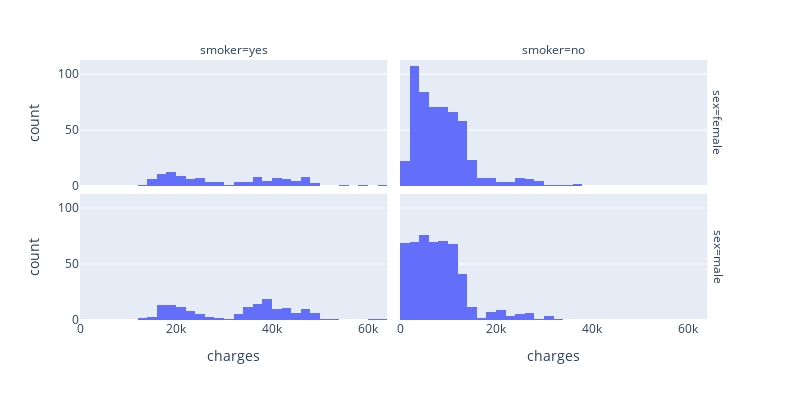

Here is the notebook cell this chart was saved with:
### Markdown cell above
### <a name='6'></a> Exercise 186
Using the _plotly express_ library, build the histogram of the _charges_ variable.

Use the _px.histogram()_ function with the following parameters:
* width = 800
* height = 400
* nbins = 50
* facet_col = 'smoker'
* facet_row = 'sex'

### Code cell
# enter solution here

px.histogram(
    df,
    x="charges",
    width=800,
    height=400,
    nbins=50,
    facet_col="smoker",
    facet_row="sex",
)

### Figure 1 — Plotly figure (JSON) as saved in the notebook; plotly's stock layout.template omitted (floating-point values rounded to 4 significant figures; data arrays with more than 128 entries replaced by an {"elided": "..."} marker saying what was removed)
{"data": [{"alignmentgroup": "True", "bingroup": "x", "hovertemplate": "sex=female<br>smoker=yes<br>charges=%{x}<br>count=%{y}<extra></extra>", "legendgroup": "", "marker": {"color": "#636efa", "pattern": {"shape": ""}}, "name": "", "nbinsx": 50, "offsetgroup": "", "orientation": "v", "showlegend": false, "type": "histogram", "x": [16880.0, 27810.0, 37700.0, 23240.0, 14710.0, 16580.0, 39840.0, 43580.0, 47290.0, 30940.0, 19110.0, 17080.0, 32730.0, 19960.0, 21350.0, 36150.0, 48820.0, 37130.0, 19440.0, 38510.0, 29520.0, 47310.0, 17090.0, 22330.0, 47900.0, 24870.0, 34840.0, 47930.0, 48520.0, 13840.0, 18030.0, 21660.0, 15010.0, 19590.0, 14460.0, 18610.0, 28950.0, 37080.0, 19520.0, 48890.0, 63770.0, 45860.0, 39980.0, 58570.0, 43940.0, 15360.0, 17470.0, 25680.0, 42970.0, 34440.0, 42980.0, 24670.0, 27040.0, 40000.0, 46200.0, 44400.0, 40930.0, 16660.0, 40420.0, 19540.0, 23070.0, 17750.0, 24520.0, 38790.0, 23400.0, 55140.0, 36020.0, 27530.0, 45010.0, 37270.0, 42110.0, 24110.0, 40970.0, 46110.0, 46260.0, 29330.0, 19800.0, 17500.0, 21770.0, 14570.0, 16420.0, 35600.0, 21680.0, 44420.0, 39730.0, 20230.0, 21880.0, 19020.0, 33910.0, 44640.0, 16780.0, 24180.0, 34170.0, 46660.0, 40900.0, 36900.0, 40940.0, 22480.0, 23890.0, 18330.0, 21770.0, 33310.0, 18220.0, 20300.0, 41660.0, 26130.0, 20170.0, 24540.0, 14280.0, 16120.0, 33900.0, 36400.0, 18770.0, 43900.0, 29140.0], "xaxis": "x3", "yaxis": "y3"}, {"alignmentgroup": "True", "bingroup": "x", "hovertemplate": "sex=female<br>smoker=no<br>charges=%{x}<br>count=%{y}<extra></extra>", "legendgroup": "", "marker": {"color": "#636efa", "pattern": {"shape": ""}}, "name": "", "nbinsx": 50, "offsetgroup": "", "orientation": "v", "showlegend": false, "type": "histogram", "x": {"elided": "547 float values"}, "xaxis": "x4", "yaxis": "y4"}, {"alignmentgroup": "True", "bingroup": "x", "hovertemplate": "sex=male<br>smoker=yes<br>charges=%{x}<br>count=%{y}<extra></extra>", "legendgroup": "", "marker": {"color": "#636efa", "pattern": {"shape": ""}}, "name": "", "nbinsx": 50, "offsetgroup": "", "orientation": "v", "showlegend": false, "type": "histogram", "x": {"elided": "159 float values"}, "xaxis": "x", "yaxis": "y"}, {"alignmentgroup": "True", "bingroup": "x", "hovertemplate": "sex=male<br>smoker=no<br>charges=%{x}<br>count=%{y}<extra></extra>", "legendgroup": "", "marker": {"color": "#636efa", "pattern": {"shape": ""}}, "name": "", "nbinsx": 50, "offsetgroup": "", "orientation": "v", "showlegend": false, "type": "histogram", "x": {"elided": "516 float values"}, "xaxis": "x2", "yaxis": "y2"}], "layout": {"annotations": [{"font": {}, "showarrow": false, "text": "smoker=yes", "x": 0.24, "xanchor": "center", "xref": "paper", "y": 1, "yanchor": "bottom", "yref": "paper"}, {"font": {}, "showarrow": false, "text": "smoker=no", "x": 0.74, "xanchor": "center", "xref": "paper", "y": 1, "yanchor": "bottom", "yref": "paper"}, {"font": {}, "showarrow": false, "text": "sex=male", "textangle": 90, "x": 0.98, "xanchor": "left", "xref": "paper", "y": 0.2425, "yanchor": "middle", "yref": "paper"}, {"font": {}, "showarrow": false, "text": "sex=female", "textangle": 90, "x": 0.98, "xanchor": "left", "xref": "paper", "y": 0.7575, "yanchor": "middle", "yref": "paper"}], "barmode": "relative", "height": 400, "legend": {"tracegroupgap": 0}, "margin": {"t": 60}, "width": 800, "xaxis": {"anchor": "y", "domain": [0, 0.48], "title": {"text": "charges"}}, "xaxis2": {"anchor": "y2", "domain": [0.5, 0.98], "matches": "x", "title": {"text": "charges"}}, "xaxis3": {"anchor": "y3", "domain": [0, 0.48], "matches": "x", "showticklabels": false}, "xaxis4": {"anchor": "y4", "domain": [0.5, 0.98], "matches": "x", "showticklabels": false}, "yaxis": {"anchor": "x", "domain": [0, 0.485], "title": {"text": "count"}}, "yaxis2": {"anchor": "x2", "domain": [0, 0.485], "matches": "y", "showticklabels": false}, "yaxis3": {"anchor": "x3", "domain": [0.515, 1], "matches": "y", "title": {"text": "count"}}, "yaxis4": {"anchor": "x4", "domain": [0.515, 1], "matches": "y", "showticklabels": false}}}
